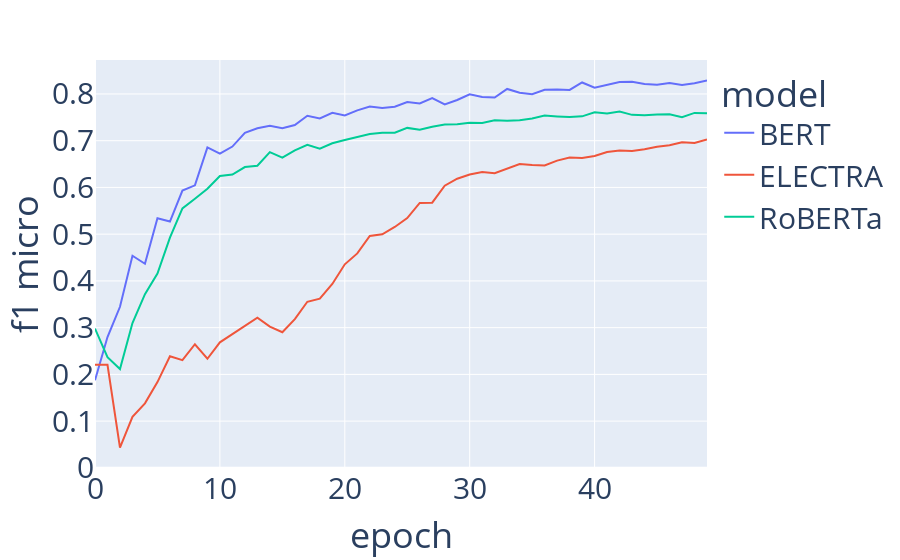

Source (notebook cell):
### Code cell
fig = px.line(df, x="epoch", y="f1scores_micro", color='model')
fig.update_layout(xaxis = dict(tickfont = dict(size=30)),
                  yaxis = dict(tickfont = dict(size=30)),
                  font = dict(size=30))
fig.update_layout(
    xaxis_title="epoch",
    yaxis_title="f1 micro",
#    legend_title="Legend Title",
    font=dict(size=30)
)
fig.show()

### Figure 1 — Plotly figure (JSON) as saved in the notebook; plotly's stock layout.template omitted (floating-point values rounded to 4 significant figures)
{"data": [{"hovertemplate": "model=BERT<br>epoch=%{x}<br>f1scores_micro=%{y}<extra></extra>", "legendgroup": "BERT", "line": {"color": "#636efa", "dash": "solid"}, "marker": {"symbol": "circle"}, "mode": "lines", "name": "BERT", "orientation": "v", "showlegend": true, "type": "scatter", "x": [0, 1, 2, 3, 4, 5, 6, 7, 8, 9, 10, 11, 12, 13, 14, 15, 16, 17, 18, 19, 20, 21, 22, 23, 24, 25, 26, 27, 28, 29, 30, 31, 32, 33, 34, 35, 36, 37, 38, 39, 40, 41, 42, 43, 44, 45, 46, 47, 48, 49], "xaxis": "x", "y": [0.1873, 0.2799, 0.3446, 0.4539, 0.4366, 0.5339, 0.5269, 0.5934, 0.6045, 0.6856, 0.6724, 0.6875, 0.7168, 0.7265, 0.7317, 0.7267, 0.7335, 0.7534, 0.7476, 0.7595, 0.754, 0.7648, 0.7733, 0.77, 0.7727, 0.7828, 0.7797, 0.7911, 0.7776, 0.7871, 0.7993, 0.7933, 0.7923, 0.8107, 0.8025, 0.7994, 0.8088, 0.8098, 0.8086, 0.8245, 0.8134, 0.8191, 0.8254, 0.8261, 0.8215, 0.8198, 0.8232, 0.8191, 0.823, 0.829], "yaxis": "y"}, {"hovertemplate": "model=ELECTRA<br>epoch=%{x}<br>f1scores_micro=%{y}<extra></extra>", "legendgroup": "ELECTRA", "line": {"color": "#EF553B", "dash": "solid"}, "marker": {"symbol": "circle"}, "mode": "lines", "name": "ELECTRA", "orientation": "v", "showlegend": true, "type": "scatter", "x": [0, 1, 2, 3, 4, 5, 6, 7, 8, 9, 10, 11, 12, 13, 14, 15, 16, 17, 18, 19, 20, 21, 22, 23, 24, 25, 26, 27, 28, 29, 30, 31, 32, 33, 34, 35, 36, 37, 38, 39, 40, 41, 42, 43, 44, 45, 46, 47, 48, 49], "xaxis": "x", "y": [0.2206, 0.2206, 0.04335, 0.1091, 0.1381, 0.1835, 0.2387, 0.2304, 0.2645, 0.2335, 0.2687, 0.2864, 0.304, 0.3214, 0.3021, 0.2901, 0.3183, 0.3553, 0.362, 0.3934, 0.4355, 0.4588, 0.496, 0.4996, 0.5154, 0.5343, 0.5668, 0.5673, 0.6037, 0.6187, 0.6278, 0.6331, 0.6306, 0.6401, 0.6502, 0.6482, 0.6468, 0.6573, 0.664, 0.6632, 0.6672, 0.6759, 0.6791, 0.6781, 0.6815, 0.6872, 0.6903, 0.6967, 0.695, 0.7025], "yaxis": "y"}, {"hovertemplate": "model=RoBERTa<br>epoch=%{x}<br>f1scores_micro=%{y}<extra></extra>", "legendgroup": "RoBERTa", "line": {"color": "#00cc96", "dash": "solid"}, "marker": {"symbol": "circle"}, "mode": "lines", "name": "RoBERTa", "orientation": "v", "showlegend": true, "type": "scatter", "x": [0, 1, 2, 3, 4, 5, 6, 7, 8, 9, 10, 11, 12, 13, 14, 15, 16, 17, 18, 19, 20, 21, 22, 23, 24, 25, 26, 27, 28, 29, 30, 31, 32, 33, 34, 35, 36, 37, 38, 39, 40, 41, 42, 43, 44, 45, 46, 47, 48, 49], "xaxis": "x", "y": [0.2981, 0.2369, 0.2114, 0.3097, 0.3716, 0.4159, 0.4925, 0.5551, 0.5758, 0.5971, 0.6245, 0.6277, 0.6436, 0.6463, 0.6754, 0.6635, 0.6792, 0.6913, 0.6829, 0.6944, 0.7016, 0.7087, 0.7144, 0.717, 0.7173, 0.7274, 0.7234, 0.7299, 0.7347, 0.7351, 0.7382, 0.7379, 0.7436, 0.7429, 0.7435, 0.7473, 0.7537, 0.752, 0.7505, 0.7521, 0.761, 0.7584, 0.7623, 0.7552, 0.7546, 0.7559, 0.7565, 0.75, 0.7594, 0.7589], "yaxis": "y"}], "layout": {"font": {"size": 30}, "legend": {"title": {"text": "model"}, "tracegroupgap": 0}, "margin": {"t": 60}, "xaxis": {"anchor": "y", "domain": [0, 1], "tickfont": {"size": 30}, "title": {"text": "epoch"}}, "yaxis": {"anchor": "x", "domain": [0, 1], "tickfont": {"size": 30}, "title": {"text": "f1 micro"}}}}
